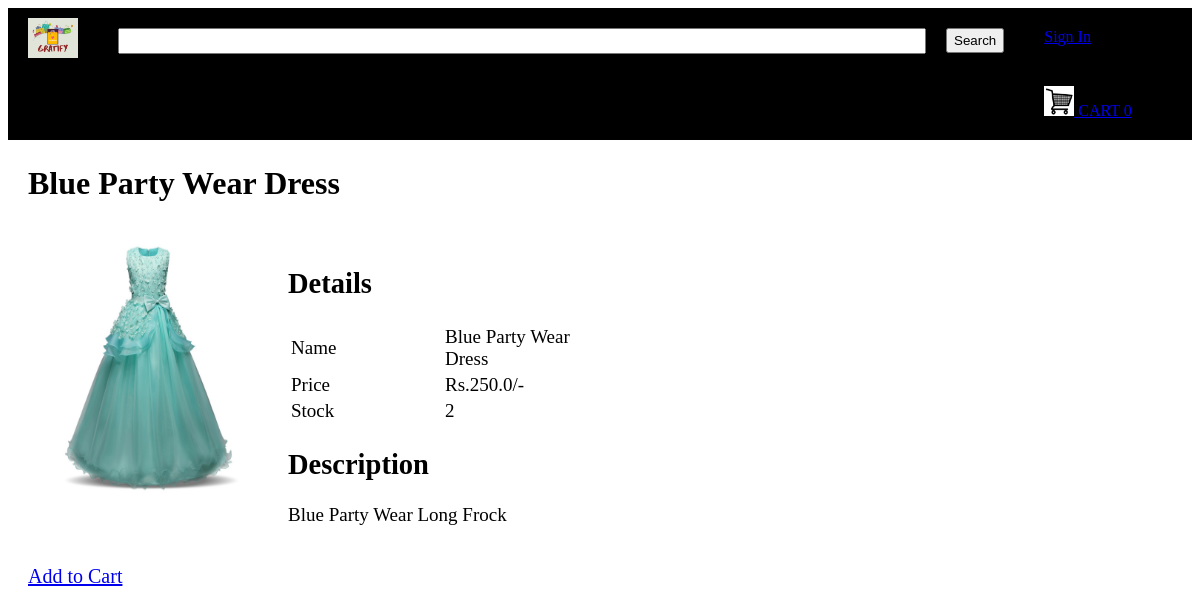
/productDescription?productId=1, run on the app's committed database.
### tables this page shows
CREATE TABLE products
		(productId INTEGER PRIMARY KEY,
		name TEXT,
		price REAL,
		description TEXT,
		image TEXT,
		stock INTEGER,
		categoryId INTEGER,
		FOREIGN KEY(categoryId) REFERENCES categories(categoryId)
		);

### home.py (the view)
@app.route("/productDescription")
def productDescription():
    loggedIn, firstName, noOfItems = getLoginDetails()
    productId = request.args.get('productId')
    with sqlite3.connect('gratify.db') as conn:
        cur = conn.cursor()
        cur.execute('SELECT productId, name, price, description, image, stock FROM products WHERE productId = ?', (productId, ))
        productData = cur.fetchone()
    conn.close()
    return render_template("productDescription.html", data=productData, loggedIn = loggedIn, firstName = firstName, noOfItems = noOfItems)

### home.py (called while the page is built)
def getLoginDetails():
    with sqlite3.connect('gratify.db') as conn:
        cur = conn.cursor()
        if 'email' not in session:
            loggedIn = False
            firstName = ''
            noOfItems = 0
        else:
            loggedIn = True
            cur.execute("SELECT userId, firstName FROM users WHERE email = ?", (session['email'], ))
            userId, firstName = cur.fetchone()
            cur.execute("SELECT count(productId) FROM kart WHERE userId = ?", (userId, ))
            noOfItems = cur.fetchone()[0]
    conn.close()
    return (loggedIn, firstName, noOfItems)

### templates/productDescription.html (shortened to what this page needs)
<!DOCTYPE HTML>
<html>
<head>
<link rel="stylesheet" href={{url_for('static', filename='css/productDescription.css')}} />
<link rel="stylesheet" href={{url_for('static', filename='css/topStyle.css')}} />
</head>
<body>
<div id="title">
	<a href="/">
		<img id="logo" src= {{url_for('static', filename='images/logo.png') }} />
	</a>
	<form>
		<input id="searchBox" type="text" name="searchQuery">
		<input id="searchButton" type="submit" value="Search">
	</form>
	{% if not loggedIn %}
	<div id="signInButton">
		<a class="link" href="/loginForm">Sign In</a>
	</div>
	{% endif %}
	<div id="kart">
		<a class="link" href="/cart">
			<img src={{url_for('static', filename='images/shoppingCart.png')}} id="cartIcon" />
			CART {{noOfItems}}
		</a>
	</div>
</div>
<div id="display">
	<div id="productName">
		<h1>{{data[1]}}</h1>
	</div>
	<div>
		<img src={{url_for('static', filename='uploads/'+data[4]) }} id="productImage"/>
	</div>
	<div id="productDescription">
		<h2>Details</h2>
		<table id="descriptionTable">
			<tr>
				<td>Name</td>
				<td>{{data[1]}}</td>
			</tr>
			<tr>
				<td>Price</td>
				<td>Rs.{{data[2]}}/-</td>
			</tr>
			<tr>
				<td>Stock</td>
				<td>{{data[5]}}</td>
			</tr>
		</table>
		<h2>Description</h2>
		<p>{{data[3]}}</p>
	</div>
	<div id="addToCart">
		<a href="/addToCart?productId={{request.args.get('productId')}}">Add to Cart</a>
	</div>
</div>
</body>
</html>

### static/css/productDescription.css (style rules this page uses)
#display { margin-top: 20px; margin-left: 20px; margin-right: 20px; margin-bottom: 20px; }
#productImage { height: 250px; width: 200px; margin-left: 20px; margin-right: 20px; margin-top: 20px; margin-bottom: 20px; display: inline-block; float: left; }
#productDescription { margin-left: 20px; margin-right: 20px; margin-top: 20px; margin-bottom: 20px; display: inline-block; font-size: 19px; }
#descriptionTable td { width: 150px; }
#addToCart { font-size: 20px; }

### static/css/topStyle.css (style rules this page uses)
#logo { height: 40px; width: 50px; margin-left: 20px; margin-top: 10px; margin-bottom: 10px; margin-right: 20px; float: left; }
#title { background-color: black; display: inline-block; width: 100%; }
#searchBox { height: 20px; width: 800px; margin-left: 20px; margin-top: 20px; margin-bottom: 20px; margin-right: 20px; float: left; font-size: 1.5em; }
#searchButton { height: 25px; margin-top: 20px; margin-bottom: 20px; margin-right: 20px; float: left; }
#signInButton { color: yellow; margin-top: 20px; margin-bottom: 20px; margin-left: 20px; margin-right: 20px; float: left; }
#kart { color: white; margin-top: 20px; margin-bottom: 20px; margin-left: 20px; margin-right: 20px; float: left; }
#cartIcon { height: 30px; width: 30px; }

### data on the page
products: name "Blue Party Wear Dress", image (picture), price "250.0", stock "2", description "Blue Party Wear Long Frock"

### other printed values
{{ noOfItems }} "0"
